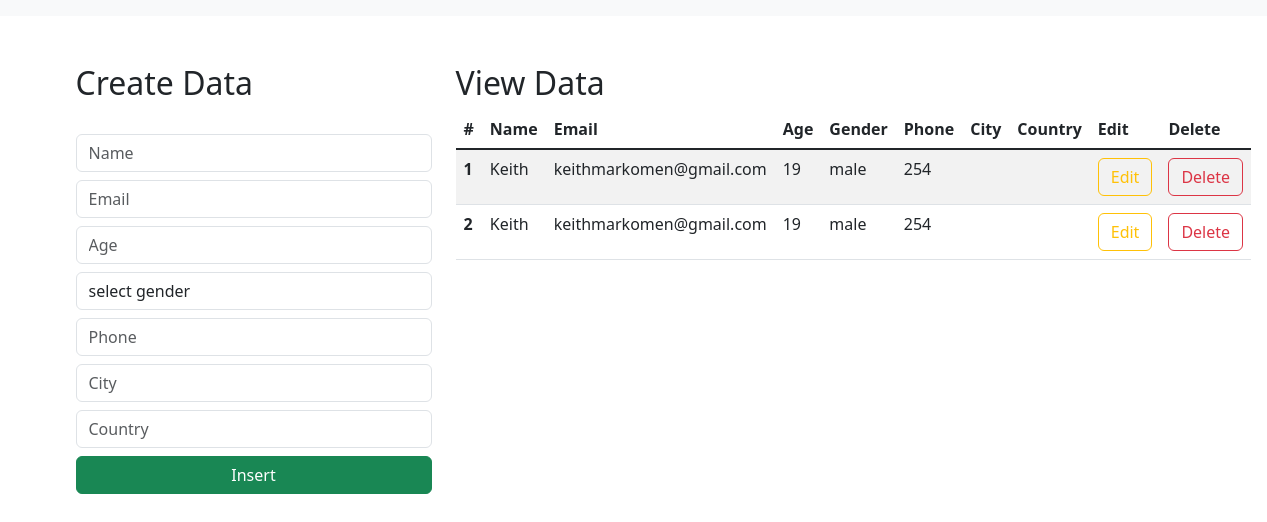
The app's page /, older data.
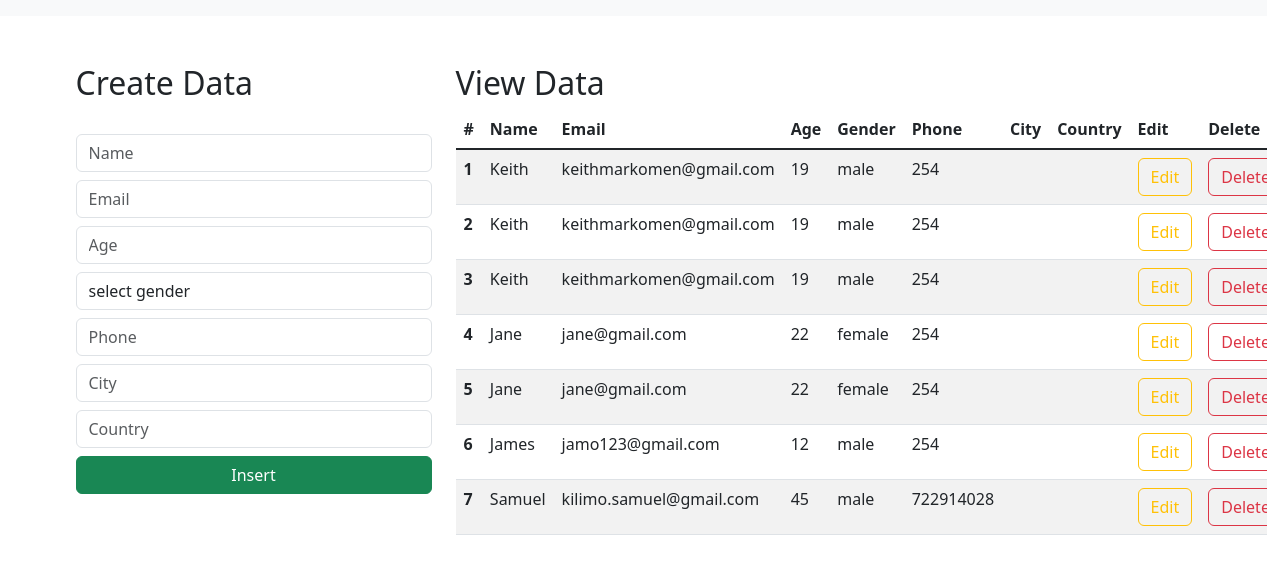
The same page, newer data.
### djangoregistrationKeith/models.py (models this page shows)
class Student(models.Model):
    name = models.CharField(max_length=50, blank=True, null=False)
    email = models.EmailField(max_length=50, blank=True, null=False)
    age = models.IntegerField(max_length=50, blank=True, null=False)
    gender = models.CharField(max_length=50, blank=True, null=False)
    phone = models.IntegerField(max_length=50, blank=True, null=False)
    city = models.CharField(max_length=50, blank=True, null=False)
    country = models.CharField(max_length=50, blank=True, null=False)

### djangoregistrationKeith/views.py (the view)
# urls.py: path('', views.index_page, name='index'),
def index_page(request):
    data = Student.objects.all()
    context = {'data': data}
    return render(request, "index2.html", context)

### templates/index2.html (shortened to what this page needs)
<html lang="en">
    <link href="https://cdn.jsdelivr.net/npm/bootstrap@5.3.0-alpha1/dist/css/bootstrap.min.css" rel="stylesheet">
  <head>
  </head>
  <body>
    <nav class="navbar navbar-expand-lg bg-body-tertiary">
      </nav>
      <div class="container mt-5">
        <div class="row">
            <div class="col-md-4">
                <h2>Create Data</h2>
                <br>
                <form action="/insert" method="post">
                    <div class="form-group">
                        <input type="text" class="form-control" placeholder="Name" name="name" required>
                    </div>
                    <div class="form-group">
                        <input type="email" class="form-control  mt-2" placeholder="Email" name="email" required>
                    </div>
                    <div class="form-group">
                        <input type="number" class="form-control  mt-2" placeholder="Age" name="age" required>
                    </div>
                    <div class="form-group mt-2">
                        <select id="gender" name="gender" class="form-control" required>
                            <option selected>select gender</option>
                        </select>
                    </div>
                    <div class="form-group">
                        <input type="number" class="form-control  mt-2" placeholder="Phone" name="phone" required>
                    </div>
                    <div class="form-group">
                        <input type="text" class="form-control  mt-2" placeholder="City" name="city" required>
                    </div>
                    <div class="form-group">
                        <input type="text" class="form-control  mt-2" placeholder="Country" name="country" required>
                    </div>
                    <div class="d-grid gap-2">
                        <button class="btn btn-success mt-2" type="submit">Insert</button>
                    </div>
                </form>
            </div>
            <div class="col-md-8">
                <h2>View Data</h2>
                <table class="table table-striped table-hover">
                    <thead>
                      <tr>
                        <th scope="col">#</th>
                        <th scope="col">Name</th>
                        <th scope="col">Email</th>
                        <th scope="col">Age</th>
                        <th scope="col">Gender</th>
                        <th scope="col">Phone</th>
                        <th scope="col">City</th>
                        <th scope="col">Country</th>
                        <th scope="col">Edit</th>
                        <th scope="col">Delete</th>
                      </tr>
                    </thead>
                    <tbody class="table-group-divider">
                    {% for d in data %}
                      <tr>
                        <th scope="row">{{d.id}}</th>
                        <td>{{d.name}}</td>
                        <td>{{d.email}}</td>
                        <td>{{d.age}}</td>
                        <td>{{d.gender}}</td>
                        <td>{{d.phone}}</td>
                        <td>{{d.city}}</td>
                        <td>{{d.country}}</td>
                        <td><a href="/update/{{d.id}}" type="button" class="btn btn-outline-warning">Edit</a></td>
                        <td><a href="/delete/{{d.id}}" type="button" class="btn btn-outline-danger">Delete</a></td>
                      </tr>
                    {% endfor %}
                    </tbody>
                  </table>
            </div>
        </div>
      </div>
  </body>
</html>

Row changes from the older to the newer data that the page shows:
added Student: id "3", name "Keith", email "keithmarkomen@gmail.com", age "19", gender "male", phone "254"
added Student: id "4", name "Jane", email "jane@gmail.com", age "22", gender "female", phone "254"
added Student: id "5", name "Jane", email "jane@gmail.com", age "22", gender "female", phone "254"
added Student: id "6", name "James", email "jamo123@gmail.com", age "12", gender "male", phone "254"
added Student: id "7", name "Samuel", email "kilimo.samuel@gmail.com", age "45", gender "male", phone "722914028"
